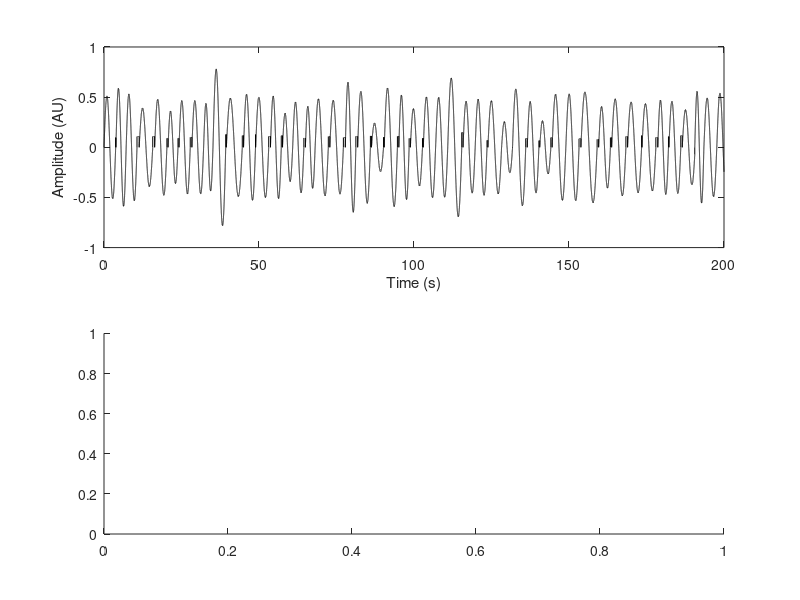

The MATLAB source for this figure:
function [simulatedRespiration, fig] = simulateRespiratoryData(nSamples, srate, ...
    breathingRate, averageAmplitude, amplitudeVariance, phaseVariance, ...
    pctPhasePause, averagePauseLength, pauseLengthVariance, ...
    pauseAmplitude, pauseAmplitudeVariance)

% nSamples, 
% srate
% breathingRate
% averageAmplitude
% amplitudeVariance
% phaseVariance
% pctPhasePause
% averagePauseLength
% pauseLengthVariance
% pauseAmplitude
% pauseAmplitudeVariance

if nargin < 1
    nSamples = 200000; % 200000 samples
end
if nargin < 2
    srate = 1000; % 1000 hz sampling rate
end

if nargin < 3
    breathingRate = .25; % breathe once every 4 seconds
end

if nargin < 4
    averageAmplitude = 0.5; % amplitude of inhales and exhales
end

if nargin < 5
    amplitudeVariance = 0.2; % variance in amplitudes
end

if nargin < 6
    phaseVariance = 0.1; % variance in breathing rate
end

if nargin < 7
    pctPhasePause = 0.75; % percent of breaths with pauses
end

if nargin < 8
    averagePauseLength = 0.1; % length of pauses
end

if nargin < 9
    pauseLengthVariance = 0.5; % variance in length of pauses
end

if nargin < 10
    pauseAmplitude = 0.1; % amplitude of pause noise
end

if nargin < 11
    pauseAmplitudeVariance = 0.2; % variance in pause lengths
end

if nargin < 12
    plotMe = 1;
end

samplePhase = srate / breathingRate;
pausePhase = round(averagePauseLength * samplePhase);

% produce this many total cycles of simulated data. Make more than expected
% because high varience in phase can randomly make too little data than 
% desired.
nCycles = ceil(nSamples / samplePhase) * 2;
normedAmplitudeVariance = averageAmplitude * amplitudeVariance;
amplitudesWithNoise = randn(1,nCycles) * normedAmplitudeVariance + ...
    averageAmplitude;
normedPhaseVariance = phaseVariance * samplePhase;
phasesWithNoise = round(randn(1,nCycles) * normedPhaseVariance + samplePhase);

normedPauseLengthVariance = pausePhase * pauseLengthVariance;
pauseLengthsWithNoise = round(randn(1,nCycles) * normedPauseLengthVariance + pausePhase);
normedPauseAmplitudeVariance = pauseAmplitude * pauseAmplitudeVariance;
pauseAmplitudesWithNoise = randn(1,nCycles) * normedPauseAmplitudeVariance + pauseAmplitude;

% initialize empty vector to fill with simulated data
simulatedRespiration = zeros(1,nSamples * 2);
i=1;
for c = 1:nCycles
    % compute this respiratory oscillation. adding in random variation to
    % oscillation length and amplitude
    thisCycle = sin(linspace(0,2 * pi, phasesWithNoise(1, c))) ...
        * amplitudesWithNoise(1, c);
    % append it to simulated resperation vector
    simulatedRespiration(1, i:i+length(thisCycle) - 1) = thisCycle;
    i = i + length(thisCycle) - 1;
    
    % add phase pause
    if rand < pctPhasePause
        thisPauseLength = pauseLengthsWithNoise(1,c);
        thisPauseAmplitude = pauseAmplitudesWithNoise(1,c);
        simulatedRespiration(i:i+thisPauseLength-1) = thisPauseAmplitude;
        i=i+thisPauseLength;
    end
end

simulatedRespiration=simulatedRespiration(1,1:nSamples);

if plotMe == 1
    fig = figure; hold all;
    subplot(2,1,1)
    timeVector = (1:nSamples) / srate;
    plot(timeVector, simulatedRespiration, 'k-');
    xlabel('Time (s)');
    ylabel('Amplitude (AU)');
    subplot(2,1,2)
    TableData = [ nSamples srate breathingRate averageAmplitude ...
        amplitudeVariance phaseVariance pctPhasePause ...
        averagePauseLength pauseLengthVariance pauseAmplitude ...
        pauseAmplitudeVariance];
    ColumnNames = {
        'nSamples';
        'srate';
        'breathingRate';
        'averageAmplitude';
        'amplitudeVariance';
        'phaseVariance';
        'pctPhasePause';
        'averagePauseLength';
        'pauseLengthVariance';
        'pauseAmplitude';
        'pauseAmplitudeVariance'; 
    };
    uitable('Data', TableData, 'ColumnName', ColumnNames, ...
    'Units', 'Normalized', 'Position', [0, 0, 1, .5]);
end
    
